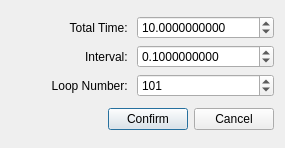
<?xml version="1.0" encoding="UTF-8"?>
<ui version="4.0">
 <class>DialogGoMarkovPeriod</class>
 <widget class="QDialog" name="DialogGoMarkovPeriod">
  <property name="geometry">
   <rect>
    <x>0</x>
    <y>0</y>
    <width>285</width>
    <height>148</height>
   </rect>
  </property>
  <property name="windowTitle">
   <string>Set System Period</string>
  </property>
  <layout class="QVBoxLayout" name="verticalLayout">
   <item>
    <layout class="QGridLayout" name="gridLayout">
     <item row="0" column="0">
      <widget class="QLabel" name="label">
       <property name="text">
        <string>Total Time: </string>
       </property>
       <property name="alignment">
        <set>Qt::AlignRight|Qt::AlignTrailing|Qt::AlignVCenter</set>
       </property>
      </widget>
     </item>
     <item row="1" column="1">
      <widget class="QDoubleSpinBox" name="intervalSpinBox">
       <property name="decimals">
        <number>10</number>
       </property>
       <property name="maximum">
        <double>99999.990000000005239</double>
       </property>
       <property name="value">
        <double>0.100000000000000</double>
       </property>
      </widget>
     </item>
     <item row="1" column="0">
      <widget class="QLabel" name="label_2">
       <property name="text">
        <string>Interval: </string>
       </property>
       <property name="alignment">
        <set>Qt::AlignRight|Qt::AlignTrailing|Qt::AlignVCenter</set>
       </property>
      </widget>
     </item>
     <item row="0" column="1">
      <widget class="QDoubleSpinBox" name="totalSpinBox">
       <property name="decimals">
        <number>10</number>
       </property>
       <property name="maximum">
        <double>999999999.990000009536743</double>
       </property>
       <property name="value">
        <double>10.000000000000000</double>
       </property>
      </widget>
     </item>
     <item row="2" column="0">
      <widget class="QLabel" name="label_3">
       <property name="text">
        <string>Loop Number: </string>
       </property>
       <property name="alignment">
        <set>Qt::AlignRight|Qt::AlignTrailing|Qt::AlignVCenter</set>
       </property>
      </widget>
     </item>
     <item row="2" column="1">
      <widget class="QSpinBox" name="loopSpinBox">
       <property name="minimum">
        <number>2</number>
       </property>
       <property name="maximum">
        <number>1000000000</number>
       </property>
       <property name="value">
        <number>101</number>
       </property>
      </widget>
     </item>
    </layout>
   </item>
   <item>
    <layout class="QHBoxLayout" name="horizontalLayout">
     <item>
      <spacer name="horizontalSpacer">
       <property name="orientation">
        <enum>Qt::Horizontal</enum>
       </property>
       <property name="sizeHint" stdset="0">
        <size>
         <width>40</width>
         <height>20</height>
        </size>
       </property>
      </spacer>
     </item>
     <item>
      <widget class="QPushButton" name="confirmButton">
       <property name="text">
        <string>Confirm</string>
       </property>
       <property name="checked">
        <bool>false</bool>
       </property>
       <property name="default">
        <bool>true</bool>
       </property>
       <property name="flat">
        <bool>false</bool>
       </property>
      </widget>
     </item>
     <item>
      <widget class="QPushButton" name="cancelButton">
       <property name="text">
        <string>Cancel</string>
       </property>
      </widget>
     </item>
    </layout>
   </item>
  </layout>
 </widget>
 <resources/>
 <connections/>
</ui>
